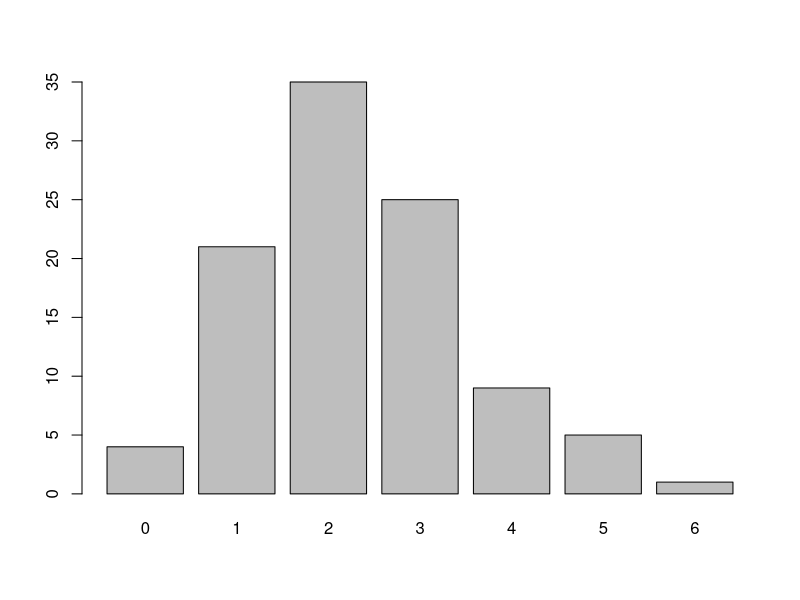
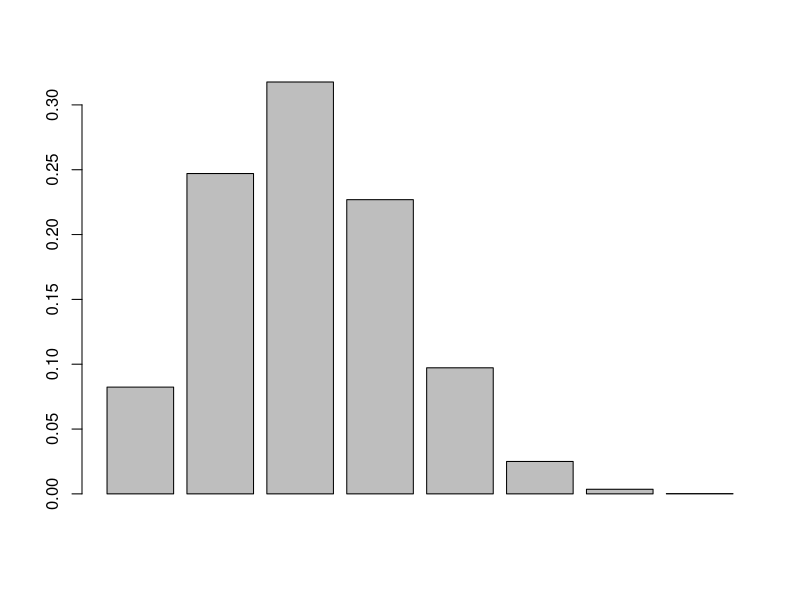

The R source for these figures, in order:
#Make a function that takes F and returns C
fToC <- function(f) {
  c <- (f-32) * (5/9)
  print(c)
}

#
pvector <- numeric(6)

i = 0
for(i in 1:length(pvector)) {
  pvector[i] <- dbinom(i-1, 5, 0.4)
}
pvector

xs <- 0:5
crossprod(xs, pvector)

#
pvector <- numeric(31)
i = 0
for(i in 1:length(pvector)) {
  pvector[i] <- dbinom(i-1, 30, 0.15)
}
pvector
xs <- 0:30
crossprod(xs, pvector)

#
v <- rbinom(100, 7, .3)
barplot(table(v))

barplot(dbinom(0:7, 7, .3))
